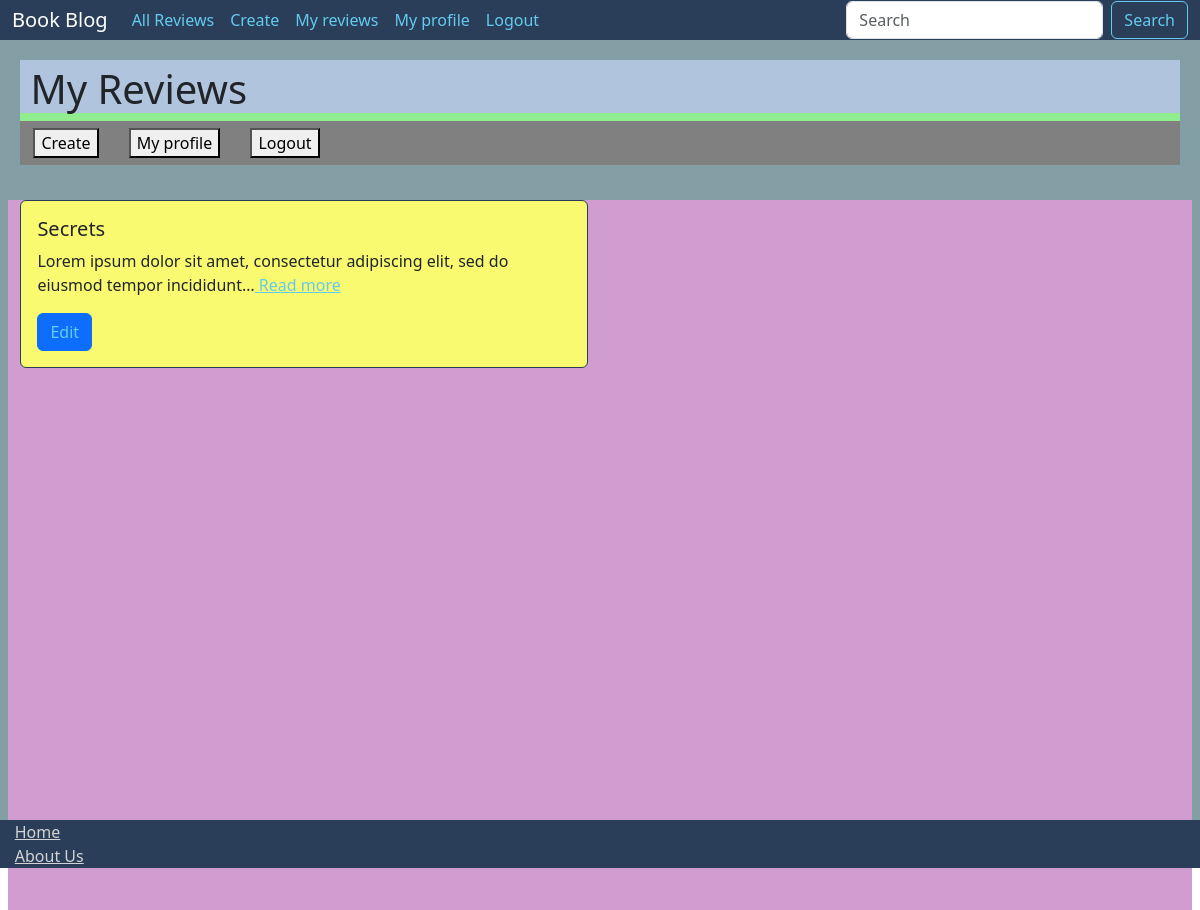
The page /posts/my-list/ (signed in) on the database as committed earlier.
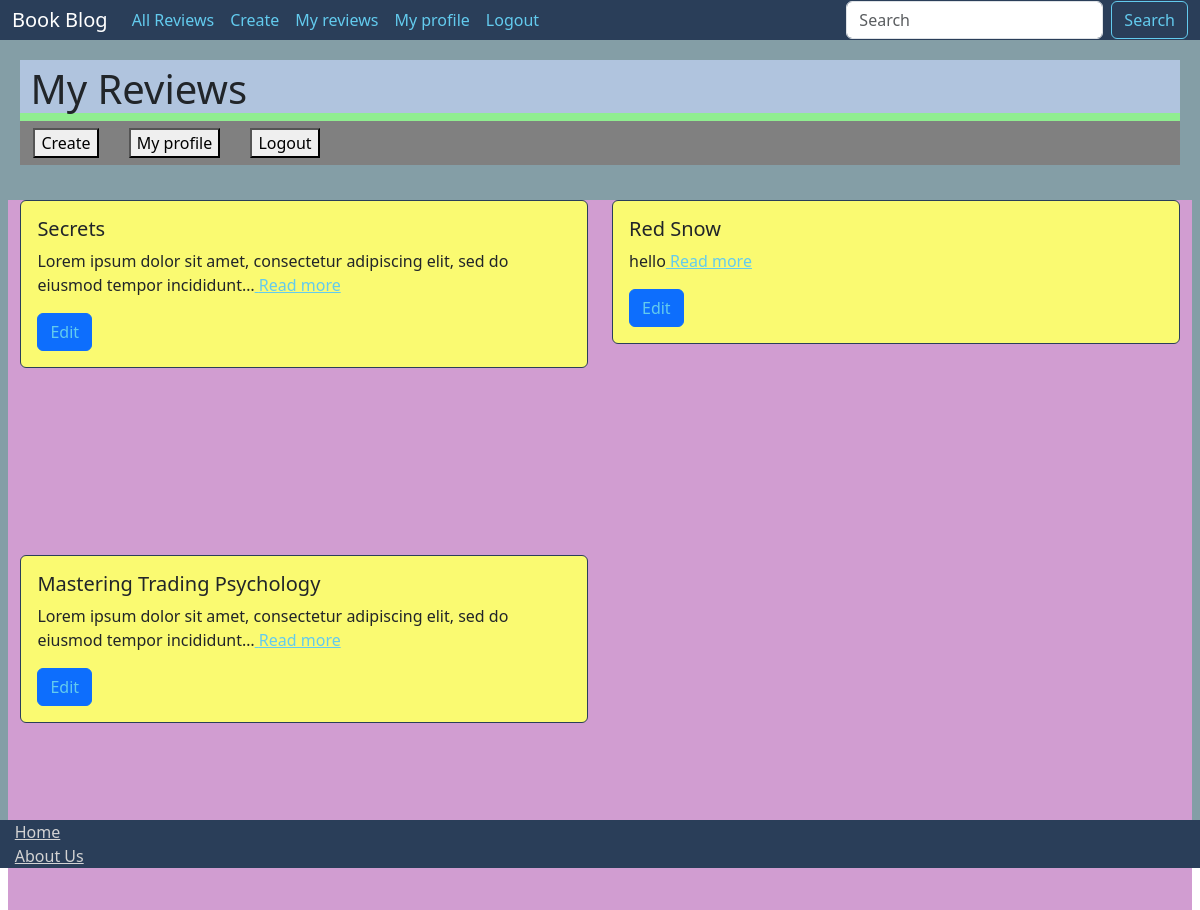
The same page on the database as committed later.
### posts/models.py (models this page shows, shortened)
class Post(models.Model):
    book_title = models.CharField(max_length=128)
    book_author = models.CharField(max_length=128)
    body = models.TextField()
    post_author = models.ForeignKey(
        get_user_model(),
        on_delete=models.CASCADE)
    created_on = models.DateTimeField(auto_now_add=True)
    status = models.ForeignKey(
        Status,
        on_delete = models.CASCADE,
        null=True, default=None
    )

### posts/views.py (the view)
# urls.py: path("my-list/", views.MyPostListView.as_view(), name ='my_list'),
class MyPostListView(ListView):
    template_name = "posts/my_lists.html"
    model = Post
    def get_queryset(self):
        queryset = super().get_queryset()
        queryset = queryset.filter(post_author=self.request.user)
        return queryset

### templates/posts/my_lists.html (shortened to what this page needs)
{% extends 'base.html' %}
{% load static %}
{% block content %}
<div class="h1_btnTrio">
    <div class="page_h1">
        <h1>My Reviews</h1>
    </div>
    <div class="button_trio">
        {% if user.is_authenticated %}
        <a href="{% url 'new' %}" class="btn"><button>Create</button></a>
        <a href="{% url 'profile_update' %}" class="btn"><button>My profile</button></a>
        <a href="{% url 'logout' %}" class="btn"><button>Logout</button></a>
        {% endif %}
    </div>
</div>
<div class="row">
    {% for post in object_list %}
            <div class="col-sm-6 mb-3 mb-sm-0">
                <div class="card mb-5">
                    <div class="card-body">
                        <h5 class="card-title">{{ post.book_title }}</h5>
                        <p class="card-text">{{ post.body | truncatechars:90 }}<a href="{% url 'details' post.pk %}"> Read more</a></p>
                        <a href="{% url 'edit' post.pk %}" class="btn btn-primary">Edit</a>
                    </div>
                </div>
            </div>
    {% endfor %}
</div>
{% endblock %}

Rows that differ between the two databases and show on the page:
added Post: book_title "Red Snow", body "hello"
added Post: book_title "Mastering Trading Psychology", body "Lorem ipsum dolor sit amet, consectetur adipiscing elit, sed do eiusmod tempor incididunt…"
